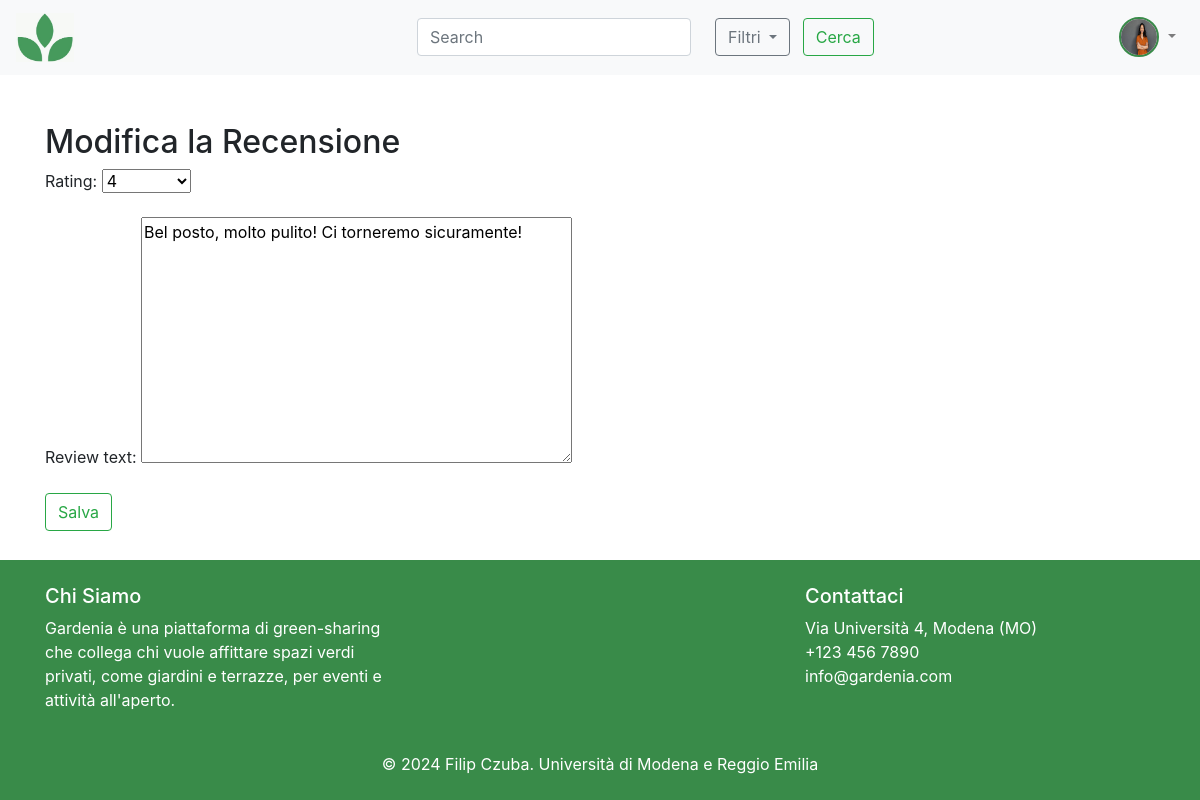
Page /review/edit/2/ (signed in) on the committed database.
### accounts/models.py (models this page shows, shortened)
class CustomUser(AbstractUser):
    USER_TYPE_CHOICES = [
        ('landlord', 'Landlord'),
        ('renter', 'Renter'),
    ]
    username = None
    name = models.CharField(max_length=30, blank=True)
    surname = models.CharField(max_length=30, blank=True)
    user_type = models.CharField(max_length=10, choices=USER_TYPE_CHOICES, default='renter')
    address = models.CharField(max_length=255, blank=True)
    description = models.CharField(max_length=400, null=True, blank=True)
    phone_number = models.CharField(max_length=20, blank=True)
    profile_picture = models.ImageField(upload_to=user_profile_directory_path, default='assets/default_user.png')
    email = models.EmailField(unique=True)
    objects = CustomUserManager()
    EMAIL_FIELD = 'email'
    USERNAME_FIELD = 'email'
    REQUIRED_FIELDS = ['name', 'surname', 'user_type']  # Fields required during user creation
    groups = models.ManyToManyField(
        'auth.Group',
        related_name='customuser_set',
        blank=True,
        help_text='The groups this user belongs to.',
        verbose_name='groups'
    )
    user_permissions = models.ManyToManyField(
        'auth.Permission',
        related_name='customuser_set',
        blank=True,
        help_text='Specific permissions for this user.',
        verbose_name='user permissions'
    )

### reviews/models.py (models this page shows, shortened)
class Review(models.Model):
    RATING_CHOICES = [(i, str(i)) for i in range(1, 6)]
    renter = models.ForeignKey(settings.AUTH_USER_MODEL, on_delete=models.CASCADE)
    post = models.ForeignKey(Post, on_delete=models.CASCADE)
    rent_request = models.ForeignKey(RentRequest, on_delete=models.CASCADE)
    rating = models.PositiveIntegerField(choices=RATING_CHOICES)
    review_text = models.TextField()
    created_at = models.DateTimeField(auto_now_add=True)

### reviews/views.py (the view)
# urls.py: path('review/edit/<int:pk>/', edit_review, name='edit_review'),
@login_required
def edit_review(request, pk):
    review = get_object_or_404(Review, pk=pk, renter=request.user)
    if request.method == 'POST':
        form = ReviewEditForm(request.POST, instance=review)
        if form.is_valid():
            form.save()
            return redirect('user_reviews')
    else:
        form = ReviewEditForm(instance=review)
    return render(request, 'reviews/edit_review.html', {'form': form})

### reviews/forms.py
class ReviewEditForm(forms.ModelForm):
    class Meta:
        model = Review
        fields = ['rating', 'review_text']

### reviews/templates/reviews/edit_review.html (shortened to what this page needs)
{% extends 'basebs.html' %}
{% block content %}
<div class="container mt-5">
    <h2>Modifica la Recensione</h2>
    <form method="post">
        {{ form.as_p }}
        <button type="submit" class="btn btn-outline-success">Salva</button>
    </form>
</div>
{% endblock %}

### templates/basebs.html (shortened to what this page needs)
<!DOCTYPE html>
<html lang="en">
<head>
    {% block head %}
        <link rel="stylesheet" href="https://cdn.jsdelivr.net/npm/bootstrap@4.6.1/dist/css/bootstrap.min.css">
    {% endblock %}
    {% load crispy_forms_tags %}
    {% load static %}
</head>
<body>
<header class="top-bar">
    <nav class="navbar navbar-expand-lg navbar-light bg-light">
        <a class="navbar-brand" href="{% url 'home' %}">
            <img src="{% static 'assets/logo.png' %}" alt="logo" style="width: 15%; height: auto;">
        </a>
        <form class="form-inline my-2 my-lg-0" method="GET" action="{% url 'home' %}">
            <input class="form-control mr-sm-2" type="search" name="q" placeholder="Search" aria-label="Search" value="{{ request.GET.q }}">
            <div class="dropdown ml-3">
                <button class="btn btn-outline-secondary dropdown-toggle" type="button" id="filterDropdown" data-toggle="dropdown" aria-haspopup="true" aria-expanded="false">
                    Filtri
                </button>
                        <button type="submit" class="btn btn-outline-success mx-2">Cerca</button>
                    </form>
        <div class="ml-auto">
            {% if user.is_authenticated %}
            <ul class="navbar-nav">
                <li class="nav-item dropdown">
                    <a class="nav-link dropdown-toggle" href="#" id="navbarDropdown" role="button" data-toggle="dropdown" aria-haspopup="true" aria-expanded="false">
                        <img src="{% if user.profile_picture %}{{ user.profile_picture.url }}{% else %}{% static 'assets/default_user.png' %}{% endif %}" alt="User Profile" class="rounded-circle" style="width: 40px; height: 40px; border: 2px solid #398b49;">
                    </a>
                </li>
            </ul>
            {% else %}
            <a class="btn btn-outline-success my-2 my-sm-0" href="{% url 'login' %}">Login</a>
            <a class="btn btn-outline-secondary my-2 my-sm-0" href="{% url 'register' %}">Registrati</a>
            {% endif %}
        </div>
    </nav>
</header>
    <main>
        {% block content %}
        {% endblock %}
    </main>
    <footer class="text-white py-4">
        <div class="container">
            <div class="row">
                <div class="col-md-4">
                    <h5>Chi Siamo</h5>
                    <p>Gardenia è una piattaforma di green-sharing che collega chi vuole affittare spazi verdi privati, come giardini e terrazze, per eventi e attività all'aperto.</p>
                </div>
                <div class="col-md-4"></div>
                <div class="col-md-4">
                    <h5>Contattaci</h5>
                    <ul class="list-unstyled">
                        <li>Via Università 4, Modena (MO) </li>
                        <li> <a href="tel:+1234567890" class="text-white">+123 456 7890</a></li>
                        <li> <a href="mailto:info@example.com" class="text-white">info@gardenia.com</a></li>
                    </ul>
                </div>
            </div>
            <div class="text-center mt-4">
                <p class="mb-0">&copy; 2024 Filip Czuba. Università di Modena e Reggio Emilia</p>
            </div>
        </div>
    </footer>
</body>
</html>

### templates/basebs.html (style rules this page uses)
html, body { height: 100%; }
body { display: flex; flex-direction: column; }
main { flex: 1; }
footer { background-color: #398b49; color: white; }

### rows in the picture
CustomUser: profile_picture (picture)
Review: rating "4", review_text "Bel posto, molto pulito! Ci torneremo sicuramente!"
